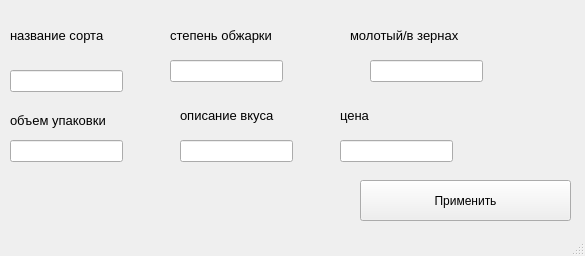
<?xml version="1.0" encoding="UTF-8"?>
<ui version="4.0">
 <class>MainWindow</class>
 <widget class="QMainWindow" name="MainWindow">
  <property name="geometry">
   <rect>
    <x>0</x>
    <y>0</y>
    <width>585</width>
    <height>256</height>
   </rect>
  </property>
  <property name="windowTitle">
   <string>MainWindow</string>
  </property>
  <widget class="QWidget" name="centralwidget">
   <widget class="QLabel" name="label_2">
    <property name="geometry">
     <rect>
      <x>10</x>
      <y>20</y>
      <width>151</width>
      <height>31</height>
     </rect>
    </property>
    <property name="text">
     <string>&lt;html&gt;&lt;head/&gt;&lt;body&gt;&lt;p&gt;&lt;span style=&quot; font-size:10pt;&quot;&gt;название сорта&lt;/span&gt;&lt;/p&gt;&lt;/body&gt;&lt;/html&gt;</string>
    </property>
   </widget>
   <widget class="QLabel" name="label_3">
    <property name="geometry">
     <rect>
      <x>170</x>
      <y>10</y>
      <width>161</width>
      <height>51</height>
     </rect>
    </property>
    <property name="text">
     <string>&lt;html&gt;&lt;head/&gt;&lt;body&gt;&lt;p&gt;&lt;span style=&quot; font-size:10pt;&quot;&gt;степень обжарки&lt;/span&gt;&lt;/p&gt;&lt;/body&gt;&lt;/html&gt;</string>
    </property>
   </widget>
   <widget class="QLabel" name="label_4">
    <property name="geometry">
     <rect>
      <x>350</x>
      <y>20</y>
      <width>161</width>
      <height>31</height>
     </rect>
    </property>
    <property name="text">
     <string>&lt;html&gt;&lt;head/&gt;&lt;body&gt;&lt;p&gt;&lt;span style=&quot; font-size:10pt;&quot;&gt;молотый/в зернах&lt;/span&gt;&lt;/p&gt;&lt;/body&gt;&lt;/html&gt;</string>
    </property>
   </widget>
   <widget class="QLabel" name="label_5">
    <property name="geometry">
     <rect>
      <x>180</x>
      <y>100</y>
      <width>131</width>
      <height>31</height>
     </rect>
    </property>
    <property name="text">
     <string>&lt;html&gt;&lt;head/&gt;&lt;body&gt;&lt;p&gt;&lt;span style=&quot; font-size:10pt;&quot;&gt;описание вкуса&lt;/span&gt;&lt;/p&gt;&lt;/body&gt;&lt;/html&gt;</string>
    </property>
   </widget>
   <widget class="QLabel" name="label_6">
    <property name="geometry">
     <rect>
      <x>340</x>
      <y>100</y>
      <width>81</width>
      <height>31</height>
     </rect>
    </property>
    <property name="text">
     <string>&lt;html&gt;&lt;head/&gt;&lt;body&gt;&lt;p&gt;&lt;span style=&quot; font-size:10pt;&quot;&gt;цена&lt;/span&gt;&lt;/p&gt;&lt;/body&gt;&lt;/html&gt;</string>
    </property>
   </widget>
   <widget class="QLabel" name="label_7">
    <property name="geometry">
     <rect>
      <x>10</x>
      <y>110</y>
      <width>141</width>
      <height>21</height>
     </rect>
    </property>
    <property name="text">
     <string>&lt;html&gt;&lt;head/&gt;&lt;body&gt;&lt;p&gt;&lt;span style=&quot; font-size:10pt;&quot;&gt;объем упаковки&lt;/span&gt;&lt;/p&gt;&lt;/body&gt;&lt;/html&gt;</string>
    </property>
   </widget>
   <widget class="QLineEdit" name="lineEdit_2">
    <property name="geometry">
     <rect>
      <x>10</x>
      <y>70</y>
      <width>113</width>
      <height>22</height>
     </rect>
    </property>
   </widget>
   <widget class="QLineEdit" name="lineEdit_3">
    <property name="geometry">
     <rect>
      <x>170</x>
      <y>60</y>
      <width>113</width>
      <height>22</height>
     </rect>
    </property>
   </widget>
   <widget class="QLineEdit" name="lineEdit_4">
    <property name="geometry">
     <rect>
      <x>370</x>
      <y>60</y>
      <width>113</width>
      <height>22</height>
     </rect>
    </property>
   </widget>
   <widget class="QLineEdit" name="lineEdit_5">
    <property name="geometry">
     <rect>
      <x>10</x>
      <y>140</y>
      <width>113</width>
      <height>22</height>
     </rect>
    </property>
   </widget>
   <widget class="QLineEdit" name="lineEdit_6">
    <property name="geometry">
     <rect>
      <x>180</x>
      <y>140</y>
      <width>113</width>
      <height>22</height>
     </rect>
    </property>
   </widget>
   <widget class="QLineEdit" name="lineEdit_7">
    <property name="geometry">
     <rect>
      <x>340</x>
      <y>140</y>
      <width>113</width>
      <height>22</height>
     </rect>
    </property>
   </widget>
   <widget class="QPushButton" name="pushButton">
    <property name="geometry">
     <rect>
      <x>360</x>
      <y>180</y>
      <width>211</width>
      <height>41</height>
     </rect>
    </property>
    <property name="text">
     <string>Применить</string>
    </property>
   </widget>
  </widget>
  <widget class="QStatusBar" name="statusbar"/>
 </widget>
 <resources/>
 <connections/>
</ui>
